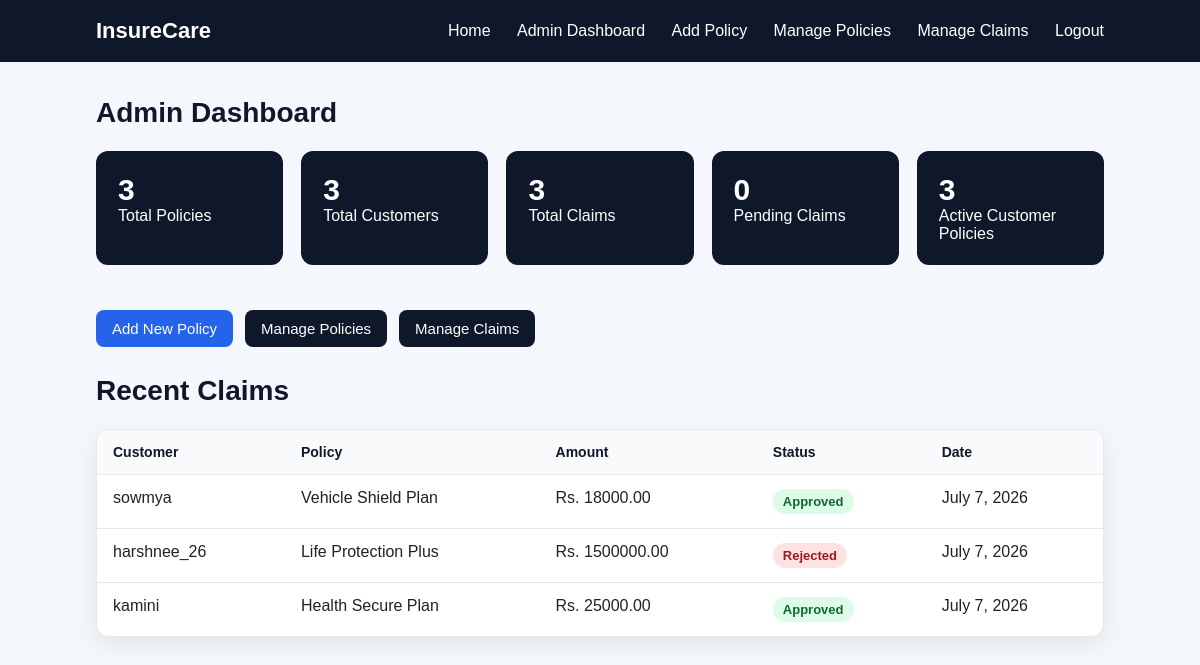
/site-admin/ (signed in), run on the app's committed database.
### insurance/models.py (models this page shows, shortened)
class Claim(models.Model):
    STATUS_CHOICES = [
        ('Pending', 'Pending'),
        ('Approved', 'Approved'),
        ('Rejected', 'Rejected'),
    ]
    customer_policy = models.ForeignKey(CustomerPolicy, on_delete=models.CASCADE)
    claim_amount = models.DecimalField(max_digits=10, decimal_places=2)
    reason = models.TextField()
    status = models.CharField(max_length=20, choices=STATUS_CHOICES, default='Pending')
    claim_date = models.DateField(auto_now_add=True)

class CustomerPolicy(models.Model):
    customer = models.ForeignKey(Customer, on_delete=models.CASCADE)
    policy = models.ForeignKey(Policy, on_delete=models.CASCADE)
    start_date = models.DateField(auto_now_add=True)
    is_active = models.BooleanField(default=True)

class Customer(models.Model):
    user = models.OneToOneField(User, on_delete=models.CASCADE)
    phone = models.CharField(max_length=15)
    address = models.TextField()
    age = models.PositiveIntegerField()

class Policy(models.Model):
    POLICY_TYPES = [
        ('Health', 'Health Insurance'),
        ('Life', 'Life Insurance'),
        ('Vehicle', 'Vehicle Insurance'),
        ('Home', 'Home Insurance'),
    ]
    name = models.CharField(max_length=100)
    policy_type = models.CharField(max_length=50, choices=POLICY_TYPES)
    premium_amount = models.DecimalField(max_digits=10, decimal_places=2)
    coverage_amount = models.DecimalField(max_digits=12, decimal_places=2)
    duration_years = models.PositiveIntegerField()
    description = models.TextField()

### insurance/views.py (the view)
# urls.py: path('site-admin/', views.admin_dashboard, name='admin_dashboard'),
@login_required
def admin_dashboard(request):
    if not request.user.is_staff:
        return redirect('home')
    total_policies = Policy.objects.count()
    total_customers = Customer.objects.count()
    total_claims = Claim.objects.count()
    pending_claims = Claim.objects.filter(status='Pending').count()
    active_customer_policies = CustomerPolicy.objects.filter(is_active=True).count()
    recent_claims = Claim.objects.select_related(
        'customer_policy__customer__user',
        'customer_policy__policy'
    ).order_by('-claim_date', '-id')[:5]
    return render(request, 'insurance/admin_dashboard.html', {
        'total_policies': total_policies,
        'total_customers': total_customers,
        'total_claims': total_claims,
        'pending_claims': pending_claims,
        'active_customer_policies': active_customer_policies,
        'recent_claims': recent_claims,
    })

### insurance/templates/insurance/admin_dashboard.html
{% extends 'insurance/base.html' %}
{% block content %}
<h2 class="section-title">Admin Dashboard</h2>
<div class="dashboard-stats">
    <div class="stat-box">
        <h3>{{ total_policies }}</h3>
        <p>Total Policies</p>
    </div>
    <div class="stat-box">
        <h3>{{ total_customers }}</h3>
        <p>Total Customers</p>
    </div>
    <div class="stat-box">
        <h3>{{ total_claims }}</h3>
        <p>Total Claims</p>
    </div>
    <div class="stat-box">
        <h3>{{ pending_claims }}</h3>
        <p>Pending Claims</p>
    </div>
    <div class="stat-box">
        <h3>{{ active_customer_policies }}</h3>
        <p>Active Customer Policies</p>
    </div>
</div>
<div class="admin-actions">
    <a class="btn" href="{% url 'add_policy' %}">Add New Policy</a>
    <a class="btn btn-secondary" href="{% url 'manage_policies' %}">Manage Policies</a>
    <a class="btn btn-secondary" href="{% url 'manage_claims' %}">Manage Claims</a>
</div>
<h2 class="section-title">Recent Claims</h2>
<div class="table-wrap">
    <table class="admin-table">
        <thead>
            <tr>
                <th>Customer</th>
                <th>Policy</th>
                <th>Amount</th>
                <th>Status</th>
                <th>Date</th>
            </tr>
        </thead>
        <tbody>
            {% for claim in recent_claims %}
                <tr>
                    <td>{{ claim.customer_policy.customer.user.username }}</td>
                    <td>{{ claim.customer_policy.policy.name }}</td>
                    <td>Rs. {{ claim.claim_amount }}</td>
                    <td><span class="status status-{{ claim.status|lower }}">{{ claim.status }}</span></td>
                    <td>{{ claim.claim_date }}</td>
                </tr>
            {% empty %}
                <tr>
                    <td colspan="5" class="empty-table">No claims submitted yet.</td>
                </tr>
            {% endfor %}
        </tbody>
    </table>
</div>
{% endblock %}

### insurance/templates/insurance/base.html (shortened to what this page needs)
{% load static %}
<!DOCTYPE html>
<html>
<head>
    <link rel="stylesheet" href="{% static 'insurance/style.css' %}">
</head>
<body>
    <div class="navbar">
        <div class="logo">InsureCare</div>
        <div class="nav-links">
            <a href="{% url 'home' %}">Home</a>
            {% if user.is_authenticated %}
                {% if user.is_staff %}
                    <a href="{% url 'admin_dashboard' %}">Admin Dashboard</a>
                    <a href="{% url 'add_policy' %}">Add Policy</a>
                    <a href="{% url 'manage_policies' %}">Manage Policies</a>
                    <a href="{% url 'manage_claims' %}">Manage Claims</a>
                {% else %}
                    <a href="{% url 'dashboard' %}">Dashboard</a>
                {% endif %}
                <a href="{% url 'logout' %}">Logout</a>
            {% else %}
                <a href="{% url 'login' %}">Login</a>
                <a href="{% url 'register' %}">Register</a>
            {% endif %}
        </div>
    </div>
    <div class="container">
        {% block content %}
        {% endblock %}
    </div>
</body>
</html>

### insurance/static/insurance/style.css (style rules this page uses)
* { margin: 0; padding: 0; box-sizing: border-box; }
body { font-family: Arial, sans-serif; background: #f4f7fb; color: #222; }
.navbar { background: #0f172a; color: white; padding: 18px 8%; display: flex; justify-content: space-between; align-items: center; }
.logo { font-size: 22px; font-weight: bold; }
.nav-links a { color: white; text-decoration: none; margin-left: 22px; font-weight: 500; }
.container { width: 84%; margin: 35px auto; }
.section-title { margin-bottom: 22px; font-size: 28px; color: #0f172a; }
.btn { display: inline-block; margin-top: 15px; background: #2563eb; color: white; padding: 10px 16px; border-radius: 8px; text-decoration: none; border: none; cursor: pointer; font-size: 15px; }
.btn-secondary { background: #0f172a; }
.dashboard-stats { display: grid; grid-template-columns: repeat(auto-fit, minmax(180px, 1fr)); gap: 18px; margin-bottom: 30px; }
.stat-box { background: #0f172a; color: white; padding: 22px; border-radius: 12px; }
.stat-box h3 { font-size: 30px; }
.admin-actions { display: flex; flex-wrap: wrap; gap: 12px; margin-bottom: 28px; }
.table-wrap { overflow-x: auto; background: white; border: 1px solid #e5e7eb; border-radius: 12px; box-shadow: 0 8px 24px rgba(15, 23, 42, 0.08); }
.admin-table { width: 100%; border-collapse: collapse; min-width: 760px; }
.admin-table th, .admin-table td { padding: 14px 16px; border-bottom: 1px solid #e5e7eb; text-align: left; vertical-align: top; }
.admin-table th { background: #f8fafc; color: #0f172a; font-size: 14px; }
.admin-table tr:last-child td { border-bottom: none; }
.status { display: inline-block; padding: 5px 10px; border-radius: 20px; font-size: 13px; font-weight: bold; }
.status-approved { background: #dcfce7; color: #166534; }
.status-rejected { background: #fee2e2; color: #991b1b; }

### data on the page
Claim: customer_policy.customer.user.username "sowmya", customer_policy.policy.name "Vehicle Shield Plan", claim_amount "18000.00", status "Approved", claim_date "July 7, 2026"
Claim: customer_policy.customer.user.username "harshnee_26", customer_policy.policy.name "Life Protection Plus", claim_amount "1500000.00", status "Rejected", claim_date "July 7, 2026"
Claim: customer_policy.customer.user.username "kamini", customer_policy.policy.name "Health Secure Plan", claim_amount "25000.00", status "Approved", claim_date "July 7, 2026"

### other printed values
{{ total_policies }} "3"
{{ total_customers }} "3"
{{ total_claims }} "3"
{{ pending_claims }} "0"
{{ active_customer_policies }} "3"
